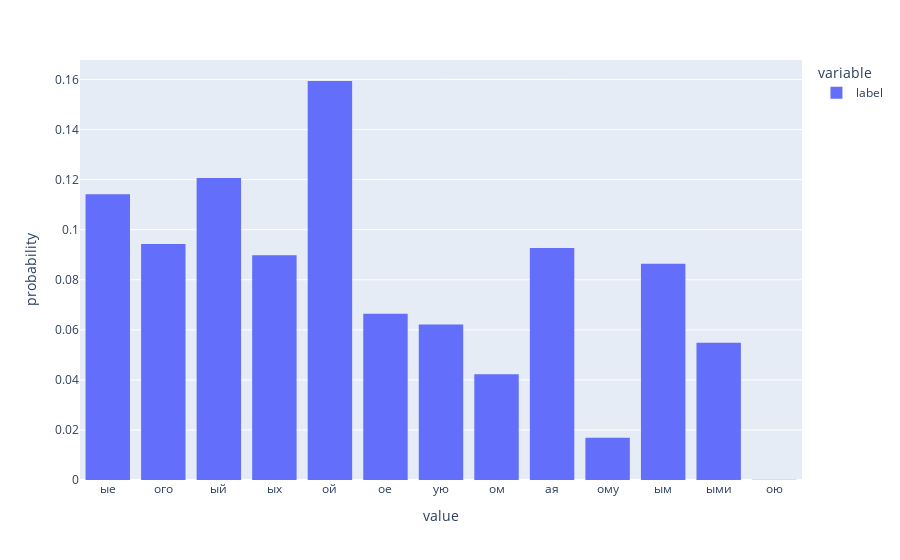

Notebook source saved alongside this figure:
### Code cell
import plotly.express as px
fig = px.histogram(db.index.label.replace(ending_by_num), histnorm='probability')
fig.show()

### Figure 1 — Plotly figure (JSON) as saved in the notebook; plotly's stock layout.template omitted (floating-point values rounded to 4 significant figures; data arrays with more than 128 entries replaced by an {"elided": "..."} marker saying what was removed)
{"data": [{"alignmentgroup": "True", "bingroup": "x", "histnorm": "probability", "hovertemplate": "variable=label<br>value=%{x}<br>probability=%{y}<extra></extra>", "legendgroup": "label", "marker": {"color": "#636efa", "pattern": {"shape": ""}}, "name": "label", "offsetgroup": "label", "orientation": "v", "showlegend": true, "type": "histogram", "x": {"elided": "31346 str values"}, "xaxis": "x", "yaxis": "y"}], "layout": {"barmode": "relative", "legend": {"title": {"text": "variable"}, "tracegroupgap": 0}, "margin": {"t": 60}, "xaxis": {"anchor": "y", "domain": [0, 1], "title": {"text": "value"}}, "yaxis": {"anchor": "x", "domain": [0, 1], "title": {"text": "probability"}}}}
